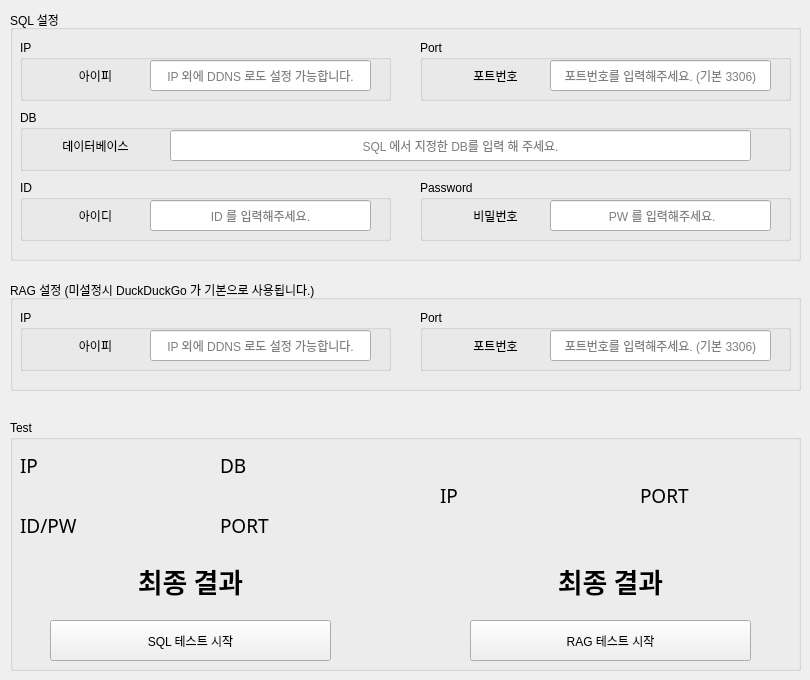
       <widget class="QWidget" name="tab_10">
        <attribute name="title">
         <string>SQL / RAG</string>
        </attribute>
        <widget class="QGroupBox" name="groupBox_46">
         <property name="geometry">
          <rect>
           <x>10</x>
           <y>10</y>
           <width>791</width>
           <height>251</height>
          </rect>
         </property>
         <property name="title">
          <string>SQL 설정</string>
         </property>
         <widget class="QGroupBox" name="groupBox_47">
          <property name="geometry">
           <rect>
            <x>10</x>
            <y>30</y>
            <width>371</width>
            <height>61</height>
           </rect>
          </property>
          <property name="title">
           <string>IP</string>
          </property>
          <widget class="QLabel" name="label_7">
           <property name="geometry">
            <rect>
             <x>20</x>
             <y>20</y>
             <width>111</width>
             <height>31</height>
            </rect>
           </property>
           <property name="text">
            <string>아이피</string>
           </property>
           <property name="alignment">
            <set>Qt::AlignCenter</set>
           </property>
          </widget>
          <widget class="QLineEdit" name="IPLineEdit">
           <property name="geometry">
            <rect>
             <x>130</x>
             <y>20</y>
             <width>221</width>
             <height>31</height>
            </rect>
           </property>
           <property name="alignment">
            <set>Qt::AlignCenter</set>
           </property>
           <property name="placeholderText">
            <string>IP 외에 DDNS 로도 설정 가능합니다.</string>
           </property>
          </widget>
         </widget>
         <widget class="QGroupBox" name="groupBox_48">
          <property name="geometry">
           <rect>
            <x>10</x>
            <y>100</y>
            <width>771</width>
            <height>61</height>
           </rect>
          </property>
          <property name="title">
           <string>DB</string>
          </property>
          <widget class="QLabel" name="label_8">
           <property name="geometry">
            <rect>
             <x>20</x>
             <y>20</y>
             <width>111</width>
             <height>31</height>
            </rect>
           </property>
           <property name="text">
            <string>데이터베이스</string>
           </property>
           <property name="alignment">
            <set>Qt::AlignCenter</set>
           </property>
          </widget>
          <widget class="QLineEdit" name="DBLineEdit">
           <property name="geometry">
            <rect>
             <x>150</x>
             <y>20</y>
             <width>581</width>
             <height>31</height>
            </rect>
           </property>
           <property name="alignment">
            <set>Qt::AlignCenter</set>
           </property>
           <property name="placeholderText">
            <string>SQL 에서 지정한 DB를 입력 해 주세요.</string>
           </property>
          </widget>
         </widget>
         <widget class="QGroupBox" name="groupBox_49">
          <property name="geometry">
           <rect>
            <x>10</x>
            <y>170</y>
            <width>371</width>
            <height>61</height>
           </rect>
          </property>
          <property name="title">
           <string>ID</string>
          </property>
          <widget class="QLabel" name="label_9">
           <property name="geometry">
            <rect>
             <x>20</x>
             <y>20</y>
             <width>111</width>
             <height>31</height>
            </rect>
           </property>
           <property name="text">
            <string>아이디</string>
           </property>
           <property name="alignment">
            <set>Qt::AlignCenter</set>
           </property>
          </widget>
          <widget class="QLineEdit" name="IDLineEdit">
           <property name="geometry">
            <rect>
             <x>130</x>
             <y>20</y>
             <width>221</width>
             <height>31</height>
            </rect>
           </property>
           <property name="alignment">
            <set>Qt::AlignCenter</set>
           </property>
           <property name="placeholderText">
            <string>ID 를 입력해주세요.</string>
           </property>
          </widget>
         </widget>
         <widget class="QGroupBox" name="groupBox_50">
          <property name="geometry">
           <rect>
            <x>410</x>
            <y>170</y>
            <width>371</width>
            <height>61</height>
           </rect>
          </property>
          <property name="title">
           <string>Password</string>
          </property>
          <widget class="QLabel" name="label_10">
           <property name="geometry">
            <rect>
             <x>20</x>
             <y>20</y>
             <width>111</width>
             <height>31</height>
            </rect>
           </property>
           <property name="text">
            <string>비밀번호</string>
           </property>
           <property name="alignment">
            <set>Qt::AlignCenter</set>
           </property>
          </widget>
          <widget class="QLineEdit" name="PWLineEdit">
           <property name="geometry">
            <rect>
             <x>130</x>
             <y>20</y>
             <width>221</width>
             <height>31</height>
            </rect>
           </property>
           <property name="echoMode">
            <enum>QLineEdit::PasswordEchoOnEdit</enum>
           </property>
           <property name="alignment">
            <set>Qt::AlignCenter</set>
           </property>
           <property name="placeholderText">
            <string> PW 를 입력해주세요.</string>
           </property>
          </widget>
         </widget>
         <widget class="QGroupBox" name="groupBox_51">
          <property name="geometry">
           <rect>
            <x>410</x>
            <y>30</y>
            <width>371</width>
            <height>61</height>
           </rect>
          </property>
          <property name="title">
           <string>Port</string>
          </property>
          <widget class="QLabel" name="label_12">
           <property name="geometry">
            <rect>
             <x>20</x>
             <y>20</y>
             <width>111</width>
             <height>31</height>
            </rect>
           </property>
           <property name="text">
            <string>포트번호</string>
           </property>
           <property name="alignment">
            <set>Qt::AlignCenter</set>
           </property>
          </widget>
          <widget class="QLineEdit" name="PortLineEdit">
           <property name="geometry">
            <rect>
             <x>130</x>
             <y>20</y>
             <width>221</width>
             <height>31</height>
            </rect>
           </property>
           <property name="alignment">
            <set>Qt::AlignCenter</set>
           </property>
           <property name="placeholderText">
            <string>포트번호를 입력해주세요. (기본 3306)</string>
           </property>
          </widget>
         </widget>
        </widget>
        <widget class="QGroupBox" name="groupBox_52">
         <property name="geometry">
          <rect>
           <x>10</x>
           <y>420</y>
           <width>791</width>
           <height>251</height>
          </rect>
         </property>
         <property name="title">
          <string>Test</string>
         </property>
         <widget class="QLabel" name="TestIPLabel">
          <property name="geometry">
           <rect>
            <x>10</x>
            <y>20</y>
            <width>171</width>
            <height>51</height>
           </rect>
          </property>
          <property name="font">
           <font>
            <family>굴림</family>
            <pointsize>14</pointsize>
           </font>
          </property>
          <property name="text">
           <string>IP</string>
          </property>
         </widget>
         <widget class="QLabel" name="TestDbLabel">
          <property name="geometry">
           <rect>
            <x>210</x>
            <y>20</y>
            <width>151</width>
            <height>51</height>
           </rect>
          </property>
          <property name="font">
           <font>
            <family>굴림</family>
            <pointsize>14</pointsize>
           </font>
          </property>
          <property name="text">
           <string>DB</string>
          </property>
         </widget>
         <widget class="QLabel" name="TestIDLabel">
          <property name="geometry">
           <rect>
            <x>10</x>
            <y>80</y>
            <width>171</width>
            <height>51</height>
           </rect>
          </property>
          <property name="font">
           <font>
            <family>굴림</family>
            <pointsize>14</pointsize>
           </font>
          </property>
          <property name="text">
           <string>ID/PW</string>
          </property>
         </widget>
         <widget class="QLabel" name="TestPortLabel">
          <property name="geometry">
           <rect>
            <x>210</x>
            <y>80</y>
            <width>151</width>
            <height>51</height>
           </rect>
          </property>
          <property name="font">
           <font>
            <family>굴림</family>
            <pointsize>14</pointsize>
           </font>
          </property>
          <property name="text">
           <string>PORT</string>
          </property>
         </widget>
         <widget class="QLabel" name="TestResultLabel">
          <property name="geometry">
           <rect>
            <x>30</x>
            <y>130</y>
            <width>301</width>
            <height>61</height>
           </rect>
          </property>
          <property name="font">
           <font>
            <family>맑은 고딕</family>
            <pointsize>20</pointsize>
            <weight>75</weight>
            <bold>true</bold>
           </font>
          </property>
          <property name="text">
           <string>최종 결과</string>
          </property>
          <property name="alignment">
           <set>Qt::AlignCenter</set>
          </property>
         </widget>
         <widget class="QPushButton" name="SqlTestButton">
          <property name="geometry">
           <rect>
            <x>40</x>
            <y>200</y>
            <width>281</width>
            <height>41</height>
           </rect>
          </property>
          <property name="toolTip">
           <string>변경한 설정을 적용합니다. 재시작이 될 수도 있습니다.</string>
          </property>
          <property name="text">
           <string>SQL 테스트 시작</string>
          </property>
         </widget>
         <widget class="QPushButton" name="RAGSqlTestButton">
          <property name="geometry">
           <rect>
            <x>460</x>
            <y>200</y>
            <width>281</width>
            <height>41</height>
           </rect>
          </property>
          <property name="toolTip">
           <string>변경한 설정을 적용합니다. 재시작이 될 수도 있습니다.</string>
          </property>
          <property name="text">
           <string>RAG 테스트 시작</string>
          </property>
         </widget>
         <widget class="QLabel" name="RAGTestIPLabel">
          <property name="geometry">
           <rect>
            <x>430</x>
            <y>50</y>
            <width>171</width>
            <height>51</height>
           </rect>
          </property>
          <property name="font">
           <font>
            <family>굴림</family>
            <pointsize>14</pointsize>
           </font>
          </property>
          <property name="text">
           <string>IP</string>
          </property>
         </widget>
         <widget class="QLabel" name="RAGTestResultLabel">
          <property name="geometry">
           <rect>
            <x>450</x>
            <y>130</y>
            <width>301</width>
            <height>61</height>
           </rect>
          </property>
          <property name="font">
           <font>
            <family>맑은 고딕</family>
            <pointsize>20</pointsize>
            <weight>75</weight>
            <bold>true</bold>
           </font>
          </property>
          <property name="text">
           <string>최종 결과</string>
          </property>
          <property name="alignment">
           <set>Qt::AlignCenter</set>
          </property>
         </widget>
         <widget class="QLabel" name="RAGTestPortLabel">
          <property name="geometry">
           <rect>
            <x>630</x>
            <y>50</y>
            <width>151</width>
            <height>51</height>
           </rect>
          </property>
          <property name="font">
           <font>
            <family>굴림</family>
            <pointsize>14</pointsize>
           </font>
          </property>
          <property name="text">
           <string>PORT</string>
          </property>
         </widget>
        </widget>
        <widget class="QGroupBox" name="groupBox_53">
         <property name="geometry">
          <rect>
           <x>10</x>
           <y>280</y>
           <width>791</width>
           <height>111</height>
          </rect>
         </property>
         <property name="title">
          <string>RAG 설정 (미설정시 DuckDuckGo 가 기본으로 사용됩니다.)</string>
         </property>
         <widget class="QGroupBox" name="groupBox_59">
          <property name="geometry">
           <rect>
            <x>10</x>
            <y>30</y>
            <width>371</width>
            <height>61</height>
           </rect>
          </property>
          <property name="title">
           <string>IP</string>
          </property>
          <widget class="QLabel" name="label_18">
           <property name="geometry">
            <rect>
             <x>20</x>
             <y>20</y>
             <width>111</width>
             <height>31</height>
            </rect>
           </property>
           <property name="text">
            <string>아이피</string>
           </property>
           <property name="alignment">
            <set>Qt::AlignCenter</set>
           </property>
          </widget>
          <widget class="QLineEdit" name="RAGIpLineEdit">
           <property name="geometry">
            <rect>
             <x>130</x>
             <y>20</y>
             <width>221</width>
             <height>31</height>
            </rect>
           </property>
           <property name="alignment">
            <set>Qt::AlignCenter</set>
           </property>
           <property name="placeholderText">
            <string>IP 외에 DDNS 로도 설정 가능합니다.</string>
           </property>
          </widget>
         </widget>
         <widget class="QGroupBox" name="groupBox_64">
          <property name="geometry">
           <rect>
            <x>410</x>
            <y>30</y>
            <width>371</width>
            <height>61</height>
           </rect>
          </property>
          <property name="title">
           <string>Port</string>
          </property>
          <widget class="QLabel" name="label_22">
           <property name="geometry">
            <rect>
             <x>20</x>
             <y>20</y>
             <width>111</width>
             <height>31</height>
            </rect>
           </property>
           <property name="text">
            <string>포트번호</string>
           </property>
           <property name="alignment">
            <set>Qt::AlignCenter</set>
           </property>
          </widget>
          <widget class="QLineEdit" name="RAGPortLineEdit">
           <property name="geometry">
            <rect>
             <x>130</x>
             <y>20</y>
             <width>221</width>
             <height>31</height>
            </rect>
           </property>
           <property name="alignment">
            <set>Qt::AlignCenter</set>
           </property>
           <property name="placeholderText">
            <string>포트번호를 입력해주세요. (기본 3306)</string>
           </property>
          </widget>
         </widget>
        </widget>
       </widget>
